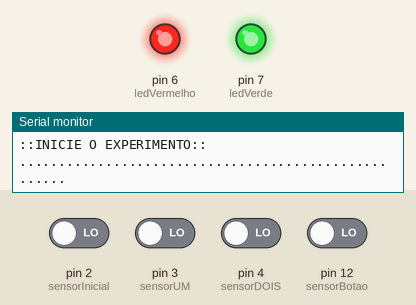
Simulated run of this sketch. Board: Arduino Uno, built with avr-gcc and run on an emulated ATmega328P. Shown: output pins drawn as LEDs (lit = HIGH), the last lines printed to the serial monitor. The inputs (shaded band) are chosen by the test bench; at power-on: pin 2 (sensorInicial), pin 3 (sensorUM), pin 4 (sensorDOIS), pin 12 (sensorBotao) LOW.

Above: at 4.4 s.
4.5 s: pin 12 (sensorBotao) driven HIGH
At 4.8 s:
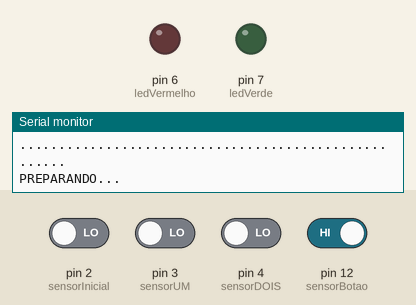
6.0 s: pin 4 (sensorDOIS) driven HIGH
At 8.1 s:
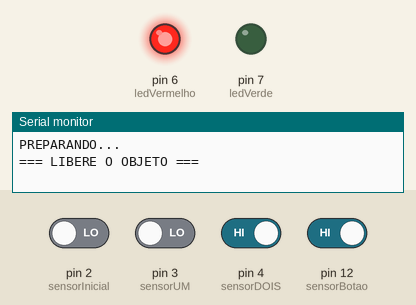
9.0 s: pin 4 (sensorDOIS) driven LOW
At 9.3 s:
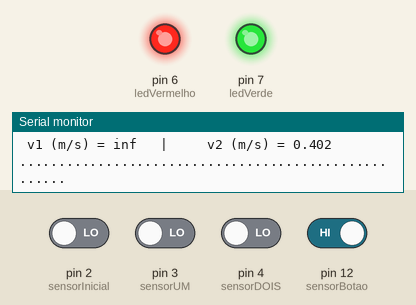
10.6 s: pin 12 (sensorBotao) driven LOW
At 11.4 s:
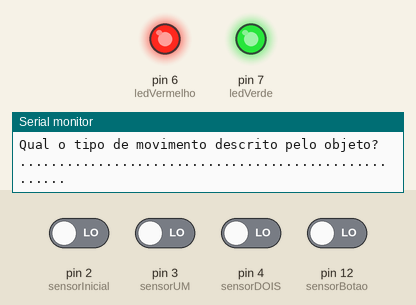
Timing chart, 0 to 13.1 s (numbered marks = the images above; inputs shaded):
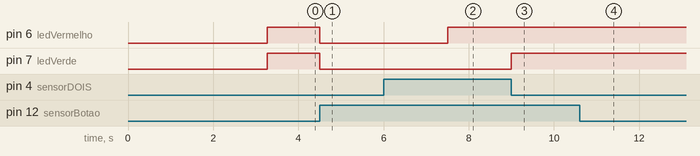

The sketch:

mru-capitulo-livro.ino
```cpp
/* UNIVERSIDADE FEDERAL RURAL DO SEMI-ARIDO
   CENTRO DE CIENCIAS EXATAS E NATURAIS - CCEN
   BACHARELADO EM CIENCIAS E TECNOLOGIA - BCT
   O programa calcula o intervalo de tempo entre três sensores
   infravermelho,
   e determina se o movimento é uniforme ou uniformemente variado
   Este programa poderá ser usado para se determinar a aceleração
   gravitacional
*/

const int sensorBotao = 12;                          // o botão deverá ser ligado no pino digital 12
const int ledVerde = 7;                             // o LED verde deverá ser ligado no pino digital 7
const int ledVermelho = 6;                          // o LED vermelho deverá ser ligado no pino digital 6
const int sensorInicial = 2;                        // configura o pino digital 2 para o PRIMEIRO SENSOR
const int sensorUM = 3;                           // configura o pino digital 3 para o SEGUNDO SENSOR
const int sensorDOIS = 4;                           // configura o pino digital 4 para o TERCEIRO SENSOR

bool inicioAtivo = false;                           // os inicia desativado
int iniciar = 0;

int estadoInicial, estadoUM, estadoDOIS;            // variáveis que guardam os estados dos sensores
long instanteInicial, instanteUM, instanteDOIS;     // tempo decorrido pelo programa até os sensores
long interTempoInicial, interTempoUM, interTempoDOIS;                  // tempo decorrido nos intervalos
float deslocamentoUM = 300.0;                       // distancia sugerida em milimetro até o sensor 1.
// Mude a medida se for conveniente
float deslocamentoDOIS = 600.0;                     // distancia sugerida em milimetro até o sensor 2.
// Mude a medida se for conveniente
float velocidadeUM, velocidadeDOIS;
long tempoTotal = 3000;                             // tempo de espera para efetuar nova leitura

long interTempoMedio;
float velocidadeMedia;
int sensores = 0;

void setup() {
  Serial.begin(9600);

  Serial.println(".....................................................");
  Serial.println("TESTES DE EXPERIMENTOS FÍSICOS COM ARDUINO");
  Serial.println(".....................................................");
  delay(1000); // pausa de 1 segundos
  Serial.println(".....................................................");
  Serial.println("CINEMATICA");
  Serial.println(".....................................................");
  delay(1000); // pausa de 1 segundos
  Serial.println(".....................................................");
  Serial.println("Analise do tipo de movimento e Calculo da Velocidade");
  Serial.println(".....................................................");
  delay(500); // pausa de 0.5 segundos
  Serial.println("::INICIE O EXPERIMENTO::");
  Serial.println(".....................................................");
  delay(500); // pausa de 0.5 segundos

  pinMode(ledVermelho, OUTPUT);                     // configura o pino 6 como saída
  pinMode(ledVerde, OUTPUT);                        // configura o pino 7 como saída
  pinMode(sensorInicial, INPUT);                    // configura o pino 2 como entrada
  pinMode(sensorUM, INPUT);                         // configura o pino 3 como entrada
  pinMode(sensorDOIS, INPUT);                       // configura o pino 4 como entrada
  pinMode(sensorBotao, INPUT);                      // configura o pino 12 como entrada
  digitalWrite(ledVermelho, HIGH);                  // desliga LED vermelho
  digitalWrite(ledVerde, HIGH);                     // desliga LED verde
}

void loop() {
  digitalWrite(ledVerde, HIGH);                     // liga o LED verde
  digitalWrite(ledVermelho, HIGH);                   // desliga o LED Vermelho
  inicioAtivo = digitalRead(sensorBotao);             // ler o botão e armazena em servoAtivo

  // se o botão for ativado, o servo ativa e inicia o código
  while (inicioAtivo == HIGH) {
    if (iniciar == 0) {
      iniciar = 1;
      digitalWrite(ledVerde, LOW);                 // desliga o LED verde
      digitalWrite(ledVermelho, LOW);              // desliga o LED Vermelho
      Serial.println(".....................................................");
      Serial.println("PREPARANDO...");
      delay(3000);
      Serial.println("=== LIBERE O OBJETO ===");

      digitalWrite(ledVerde, HIGH);                // pisca os dois LEDs
      digitalWrite(ledVermelho, HIGH);
      digitalWrite(ledVerde, HIGH);
      digitalWrite(ledVermelho, HIGH);
    }

    switch (sensores) {
      case 0:
        estadoInicial = digitalRead(sensorInicial);               // ler o sensorDOIS e armazena em estadoDOIS
        if (estadoInicial == LOW) {
          digitalWrite(ledVerde, LOW);                 // liga o LED verde
          digitalWrite(ledVermelho, HIGH);               // desliga o LED Vermelho
          instanteInicial = millis();                        // armazena o tempo Total decorrido para SensordOIS

          sensores++;
        }
        else {
          digitalWrite(ledVerde, LOW);                    // desliga os LEDs verde e vermelho
          digitalWrite(ledVermelho, LOW);
        }
        break;

      case 1:
        estadoUM = digitalRead(sensorUM);                 // ler o sensorUM e armazena em estadoUM
        if (estadoUM == LOW) {
          digitalWrite(ledVerde, LOW);                   // liga o LED verde
          digitalWrite(ledVermelho, HIGH);                 // desliga o LED vermelho
          instanteUM = millis();                          // armazena o tempo Total decorrido para SensorUM
          interTempoUM = instanteUM - instanteInicial;

          velocidadeUM = (0.001 * deslocamentoUM) / (0.001 * interTempoUM);

          sensores++;
        }
        else {
          digitalWrite(ledVerde, LOW);                    // desliga os LEDs verde e vermelho
          digitalWrite(ledVermelho, LOW);
        }
        break;

      case 2:
        estadoDOIS = digitalRead(sensorDOIS);             // ler o sensorDOIS e armazena em estadoDOIS
        if (estadoDOIS == LOW) {
          digitalWrite(ledVerde, HIGH);                    // desliga LED verde
          digitalWrite(ledVermelho, HIGH);                // liga LED vermelho
          instanteDOIS = millis();                        // armazena o tempo Total decorrido para sensorDOIS
          interTempoDOIS = instanteDOIS - instanteInicial;     // cálculo do primeiro intervalo de tempo

          velocidadeDOIS = (0.001 * deslocamentoDOIS) / (0.001 * interTempoDOIS);

          Serial.println(".................................................................");
          Serial.print(" d1 (m) = ");
          Serial.print(0.001 * deslocamentoUM, 3);
          Serial.print("\t\t |\t\t d2 (m) = ");
          Serial.println(0.001 * deslocamentoDOIS, 3);
          Serial.print(" t1 (s) = ");
          Serial.print(0.001 * interTempoUM, 3);          // imprime no monitor serial o Primeiro Intervalo de Tempo
          Serial.print("\t\t |\t\t t2 (s) = ");
          Serial.println(0.001 * interTempoDOIS, 3);      // imprime no monitor serial o Segundo Intervalo de Tempo
          Serial.println(".................................................................");
          Serial.print(" v1 (m/s) = ");
          Serial.print(velocidadeUM, 3);
          Serial.print("\t |\t\t v2 (m/s) = ");
          Serial.println(velocidadeDOIS, 3);
          Serial.println(".....................................................");
          Serial.println(".....................................................");
          Serial.println("Qual o tipo de movimento descrito pelo objeto?");
          Serial.println(".....................................................");


          delay(tempoTotal);
          sensores = 0;
          iniciar = 0;                          // a variável do tempo inicial será limpa
          inicioAtivo = LOW;                             // o código sai da estrutura while

        }
        else {
        }
        break;
    }
  }
}
```

Measured:
- after the input at 4.5 s, pin 6 (ledVermelho), pin 7 (ledVerde): HIGH → LOW at once
- after the input at 6.0 s, pin 7 (ledVerde): stays LOW (without the input it goes to HIGH after 1.5 s)
- after the input at 9.0 s, pin 7 (ledVerde): LOW → HIGH at once
- after the input at 10.6 s, pin 6 (ledVermelho), pin 7 (ledVerde): stays HIGH (without the input it goes to LOW after 1.8 s)
